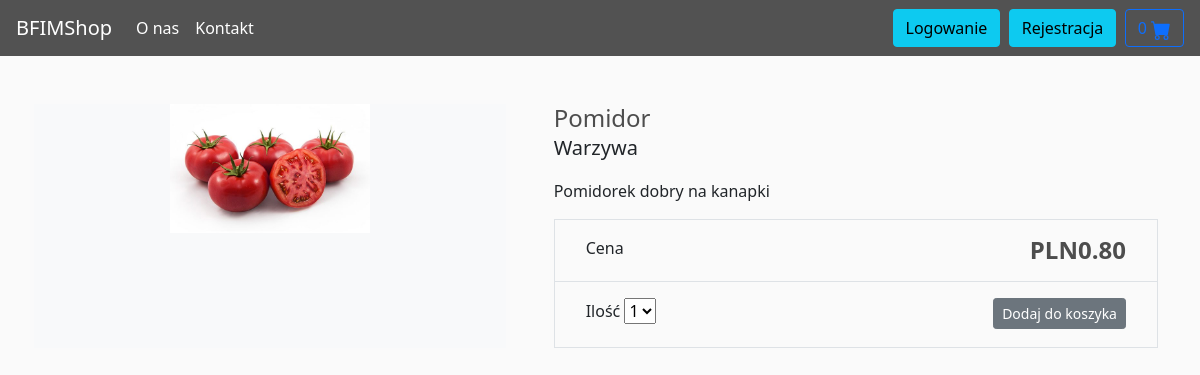
Page /pomidor on the committed database.
### store/models.py (models this page shows, shortened)
class Product(models.Model):
    category = models.ForeignKey(Category, related_name='product', on_delete=models.CASCADE)
    created_by = models.ForeignKey(User, on_delete=models.CASCADE, related_name='product_creator')
    title = models.CharField(max_length=255)
    author = models.CharField(max_length=255, default='admin')
    description = models.TextField(blank=True)
    image = models.ImageField(upload_to='images/', default='images/default.jpg')
    slug = models.SlugField(max_length=255)
    price = models.DecimalField(max_digits=4, decimal_places=2)
    in_stock = models.BooleanField(default=True)
    is_active = models.BooleanField(default=True)
    created = models.DateTimeField(auto_now_add=True)
    updated = models.DateTimeField(auto_now=True)
    objects = models.Manager()
    products = ProductManager()
    class Meta:
        verbose_name_plural = 'Products'
        ordering = ('-created',)

class Category(models.Model):
    name = models.CharField(max_length=255, db_index=True)
    slug = models.SlugField(max_length=255, unique=True)
    class Meta:
        verbose_name_plural = 'categories'
    def __str__(self):
        return self.name

### store/views.py (the view)
# urls.py: path('<slug:slug>', views.product_detail, name='product_detail'),
def product_detail(request, slug):
    product = get_object_or_404(Product, slug=slug, in_stock=True)
    return render(request, 'store/products/detail.html', {'product': product})

### basket/basket.py (called while the page is built)
    def __len__(self):
        return sum(item['qty'] for item in self.basket.values())

### basket/context_processors.py (called while the page is built)
def basket(request):
    return {'basket': Basket(request)}

### store/context_processors.py (called while the page is built)
def categories(request):
    return {
        'categories': Category.objects.all()
    }

### store/templates/store/products/detail.html (shortened to what this page needs)
{% extends '../main.html' %}
{% load static %}
{% block content %}
<div class="container">
    <main class="pt-5">
        <div class="row g-3">
            <div class="col-md-5 col-lg-5 order-md-first bg-light">
                <img class="img-fluid mx-auto d-block" width="200px" alt="Responsive image" src="{{ product.image.url }}">
            </div>
            <div class="col-md-7 col-lg-7 ps-md-3 ps-lg-5">
                <h1 class="mb-0 h4">{{ product.title }}</h1>
                <p><span class="lead">{{ product.category }}</span></p>
                <p>{{ product.description|slice:":355" }}</p>
                <div class="border">
                    <div class="col border-bottom">
                        <div class="row p-3">
                            <div class="col-6">Cena</div>
                            <div class="col-6 text-end"><span class="h4 fw-bold">PLN{{ product.price }}</span></div>
                        </div>
                    </div>
                    <div class="col">
                        <div class="row p-3">
                            <div class="col-6">
                                <label for="select">Ilość</label>
                                <select id="select">
                                    <option value="1">1</option>
                                </select>
                            </div>
<div class="col-6 text-end"><button type="button" id="add-button" value="{{product.id}}" class="btn btn-secondary btn-sm">Dodaj do koszyka</button></div>
                        </div>
                    </div>
                </div>
            </div>
        </div>
    </main>
</div>
{% endblock %}

### rows in the picture
Product: image (picture), title "Pomidor", category "Warzywa", description "Pomidorek dobry na kanapki", price "0.80"
